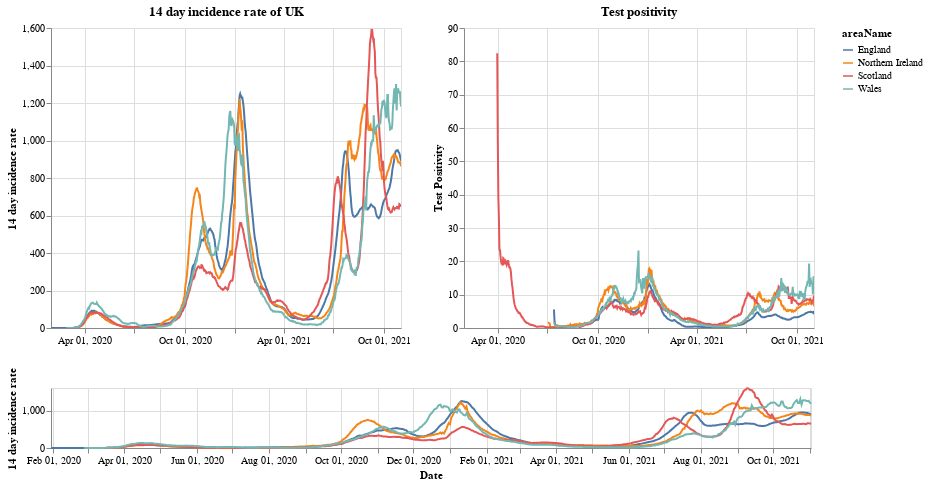

This figure's notebook cell:
### Markdown cell above
# Plots

First a plot with each country in the UK. The top right shows the positivity rate for (which is the percentage of registered tests which were positive) while the top left is the 14 day incidence rate. The bottom chart can be used to select the timeframe (does not work on a mobile device).

### Code cell
#collapse
brush = alt.selection(type='interval', name='DateBrush',encodings=['x'],fields=['Time'])
leg_selection = alt.selection_multi(fields=['areaName'], bind='legend')

base = alt.Chart(uk_cases).mark_line().encode(
    x=alt.X("yearmonthdate(date):T", axis=alt.Axis(title='Date')),
    y=alt.Y("twoWeeklyCasesRate:Q", axis=alt.Axis(title='14 day incidence rate')),
    tooltip=['areaName', 'date','twoWeeklyCasesRate', 'testPositivity'],
    color='areaName',
    opacity=alt.condition(leg_selection, alt.value(2), alt.value(0.1))
).add_selection(leg_selection).properties(width=350)

upper = base.encode(alt.X('yearmonthdate(date):T', axis=alt.Axis(title=''),
                         scale=alt.Scale(domain=brush))
                   ).properties(title=f'14 day incidence rate of UK')
upper_right = upper.encode(alt.Y('testPositivity:Q', axis=alt.Axis(title='Test Positivity'))).properties(title='Test positivity')
lower = base.properties(height=60, width = 760).add_selection(brush)

(upper | upper_right) & lower

### Figure 1 — Vega-Lite specification as saved in the notebook (floating-point values rounded to 4 significant figures; data arrays with more than 128 entries replaced by an {"elided": "..."} marker saying what was removed)
{"config": {"view": {"continuousWidth": 400, "continuousHeight": 300}}, "vconcat": [{"hconcat": [{"mark": "line", "encoding": {"color": {"type": "nominal", "field": "areaName"}, "opacity": {"condition": {"value": 2, "selection": "selector001"}, "value": 0.1}, "tooltip": [{"type": "nominal", "field": "areaName"}, {"type": "temporal", "field": "date"}, {"type": "quantitative", "field": "twoWeeklyCasesRate"}, {"type": "quantitative", "field": "testPositivity"}], "x": {"type": "temporal", "axis": {"title": ""}, "field": "date", "scale": {"domain": {"selection": "DateBrush"}}, "timeUnit": "yearmonthdate"}, "y": {"type": "quantitative", "axis": {"title": "14 day incidence rate"}, "field": "twoWeeklyCasesRate"}}, "selection": {"selector001": {"type": "multi", "fields": ["areaName"], "bind": "legend"}}, "title": "14 day incidence rate of UK", "width": 350}, {"mark": "line", "encoding": {"color": {"type": "nominal", "field": "areaName"}, "opacity": {"condition": {"value": 2, "selection": "selector001"}, "value": 0.1}, "tooltip": [{"type": "nominal", "field": "areaName"}, {"type": "temporal", "field": "date"}, {"type": "quantitative", "field": "twoWeeklyCasesRate"}, {"type": "quantitative", "field": "testPositivity"}], "x": {"type": "temporal", "axis": {"title": ""}, "field": "date", "scale": {"domain": {"selection": "DateBrush"}}, "timeUnit": "yearmonthdate"}, "y": {"type": "quantitative", "axis": {"title": "Test Positivity"}, "field": "testPositivity"}}, "selection": {"selector001": {"type": "multi", "fields": ["areaName"], "bind": "legend"}}, "title": "Test positivity", "width": 350}]}, {"mark": "line", "encoding": {"color": {"type": "nominal", "field": "areaName"}, "opacity": {"condition": {"value": 2, "selection": "selector001"}, "value": 0.1}, "tooltip": [{"type": "nominal", "field": "areaName"}, {"type": "temporal", "field": "date"}, {"type": "quantitative", "field": "twoWeeklyCasesRate"}, {"type": "quantitative", "field": "testPositivity"}], "x": {"type": "temporal", "axis": {"title": "Date"}, "field": "date", "timeUnit": "yearmonthdate"}, "y": {"type": "quantitative", "axis": {"title": "14 day incidence rate"}, "field": "twoWeeklyCasesRate"}}, "height": 60, "selection": {"selector001": {"type": "multi", "fields": ["areaName"], "bind": "legend"}, "DateBrush": {"type": "interval", "encodings": ["x"], "fields": ["Time"]}}, "width": 760}], "data": {"name": "data-8f2bf42089194ce619e75a3fc35bb875"}, "$schema": "https://vega.github.io/schema/vega-lite/v4.8.1.json", "datasets": {"data-8f2bf42089194ce619e75a3fc35bb875": {"elided": "2480 records"}}}
